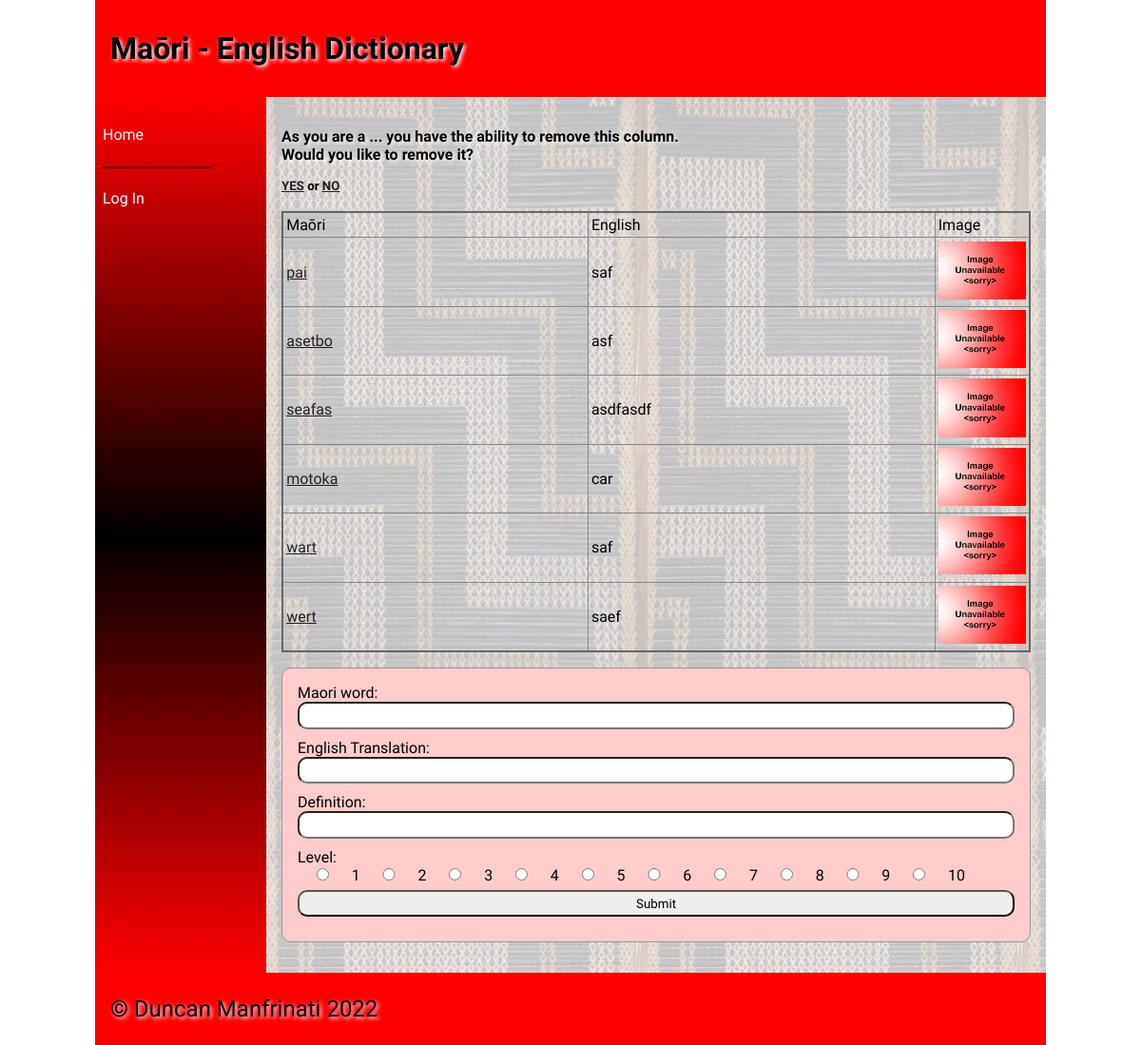
The page /category/19 on the database its author committed.
### tables this page shows
CREATE TABLE "dictionary"
(
	id integer
		constraint dictionary_pk
			primary key autoincrement,
	maori varchar(60),
	english varchar(60),
	category_id integer
		references categories,
	definition varchar(900),
	level integer,
	image varchar(60),
	time datetime,
	user_id interger
);

### app.py (the view, shortened to what this page needs)
@app.route("/category/<category_id>", methods=['POST', 'GET'])
def category(category_id):
    con = create_connection(DATA_BASE)
    query = "SELECT id, maori, english, image FROM dictionary WHERE category_id=?;"
    cur = con.cursor()
    cur.execute(query, (category_id,))
    cat = cur.fetchall()
    con.close()
    return render_template("categories.html", logged_in=is_logged_in(), category_ids=int(category_id), cat=cat,
                           categories=categories())

### app.py (called while the page is built)
def create_connection(db_file):
    try:
        connection = sqlite3.connect(db_file)
        connection.execute('pragma foreign_keys=ON')
        return connection
    except Error as e:
        print(e)
    return None

def is_logged_in():
    if session.get("email") is None:
        print("Not Logged In")
        return False
    else:
        print("Logged In")
        return True

def categories():
    con = create_connection(DATA_BASE)
    query = "SELECT id,categories FROM categories"
    cur = con.cursor()
    cur.execute(query, )
    category_ids = cur.fetchall()
    con.close()
    return category_ids

### templates/categories.html (shortened to what this page needs)
{% extends 'base.html' %}
{% block heading %}Maōri - English Dictionary{% endblock %}
{% block main %}
<h4>As you are a ... you have the ability to remove this column. <br> Would you like to remove it? <br></h4>
<h5><a href="/category/delete_yes">YES</a> or <a href="/category/delete_no">NO</a></h5>
<br>
<table class="word-table">
    <thead>
    <tr>
        <td>Maōri</td>
        <td>English</td>
        <td>Image</td>
    </tr>
    </thead>
    <tbody>
    {% for words in cat %}
    <tr>
        <td><a href="/word/{{ words[0] }}">{{ words[1] }}</a></td>
        <td>{{ words[2] }}</td>
        <td width="100"><img src="/static/images/{{ words[3] }}"></td>
    </tr>
    </tbody>
    {% endfor %}
</table>
    <form class="dataForm" method="post" target="category/{{category_id}}">
    <div class="form-group">
        <div class="form-label">Maori word:</div>
        <div class="form-element"><input type="text" name="maori" id="maori" required></div>
    </div>
    <div class="form-group">
        <div class="form-label">English Translation:</div>
        <div class="form-element"><input type="text" name="english" id="english" required></div>
    </div>
    <div class="form-group">
        <div class="form-label">Definition:</div>
        <div class="form-element"><input type="text" name="definition" id="definition" required></div>
    </div>
    <div class="form-group">
        <div class="form-label">Level:</div>
        {% for i in range(10) %}
            <input type="radio" id="level" name="level" value="1" required>
            <label for="{{ i + 1 }}">{{i + 1}}</label>
        {% endfor %}
    </div>
    <div class="form-group">
        <div class="form-element"><input type="submit" value="Submit"></div>
    </div>
    </form>
{% endblock %}

### static/css/style.css (style rules this page uses)
* { font-family: Comfortaa, sans-serif; margin: 0; padding: 0; box-sizing: border-box; }
h1, h2, h3, h4 { padding: 1rem 0; font-family: 'Suez One', serif; color: #000000; text-shadow: 2px 2px 4px #fff; }
a { color: #222; }
img { width: 100%; }
.dataForm { margin: 1rem 0; border: 1px solid #999; padding: 1rem; background-color: #fcc; border-radius: 10px; }
.dataForm input, textarea { width: 100%; border-radius: 10px; padding: 0.3rem; margin-bottom: 10px; }
table { width: 100%; border: 2px solid #666; border-collapse: collapse; }
th, td { border: 1px solid #888; padding: 0.2rem; text-align: left; }
@media only screen and (min-width: 768px) { .dataForm input[type='radio'] { width: 7%; } }

### rows shown on the page
dictionary: maori "pai", english "saf", image (placeholder picture)
dictionary: maori "asetbo", english "asf", image (placeholder picture)
dictionary: maori "seafas", english "asdfasdf", image (placeholder picture)
dictionary: maori "motoka", english "car", image (placeholder picture)
dictionary: maori "wart", english "saf", image (placeholder picture)
dictionary: maori "wert", english "saef", image (placeholder picture)

### other values the page prints
{{ i + 1 }} "1" "2" "3" "4" "5" "6" "7" "8" "9" "10"
